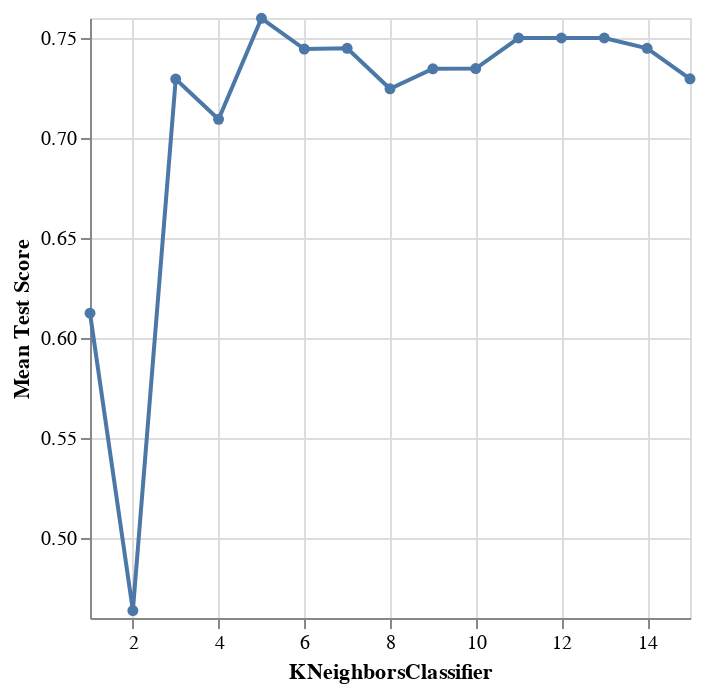

Notebook source saved alongside this figure:
### Code cell
# focus on players_preprocessor_3, find optimal KNeighbors value through cross-validation to tune KNeighbors
# specify X and y variables for predictors vs. target for the variables within the preprocessor

X_3=players[['played_hours', 'age']]

# create pipe

players_pipe_3=make_pipeline(players_preprocessor_3, knn_spec)
             
# perform standard 5-fold cross validation

knn_tune_grid_3=GridSearchCV(
        estimator=players_pipe_3,
        param_grid=param_grid,
        cv=5
    )

# fit tuned grid to X and y

knn_model_grid_3=knn_tune_grid_3.fit(X_3, y)

# find the results and store in a new dataframe 

accuracies_grid_3=pd.DataFrame(knn_model_grid_3.cv_results_)


# create a line graph (with points) to visualize results and help determine optimal KNeighbors value

accuracy_k_grid_3=alt.Chart(accuracies_grid_3).mark_line(point=True).encode(
    x=alt.X("param_kneighborsclassifier__n_neighbors").title("KNeighborsClassifier").scale(zero=False),
    y=alt.Y("mean_test_score").title("Mean Test Score").scale(zero=False)
)
accuracy_k_grid_3

### Figure 1 — Vega-Lite specification as saved in the notebook (floating-point values rounded to 4 significant figures)
{"config": {"view": {"continuousWidth": 300, "continuousHeight": 300}}, "data": {"name": "data-84b9d7d948fa1610991a8afff1bff457"}, "mark": {"type": "line", "point": true}, "encoding": {"x": {"field": "param_kneighborsclassifier__n_neighbors", "scale": {"zero": false}, "title": "KNeighborsClassifier", "type": "quantitative"}, "y": {"field": "mean_test_score", "scale": {"zero": false}, "title": "Mean Test Score", "type": "quantitative"}}, "$schema": "https://vega.github.io/schema/vega-lite/v5.20.1.json", "datasets": {"data-84b9d7d948fa1610991a8afff1bff457": [{"mean_fit_time": 0.003307, "std_fit_time": 0.0001928, "mean_score_time": 0.003929, "std_score_time": 0.0001157, "param_kneighborsclassifier__n_neighbors": 1, "params": {"kneighborsclassifier__n_neighbors": 1}, "split0_test_score": 0.575, "split1_test_score": 0.6667, "split2_test_score": 0.6923, "split3_test_score": 0.4615, "split4_test_score": 0.6667, "mean_test_score": 0.6124, "std_test_score": 0.08536, "rank_test_score": 14}, {"mean_fit_time": 0.003186, "std_fit_time": 5.253e-05, "mean_score_time": 0.003843, "std_score_time": 2.39e-05, "param_kneighborsclassifier__n_neighbors": 2, "params": {"kneighborsclassifier__n_neighbors": 2}, "split0_test_score": 0.575, "split1_test_score": 0.5385, "split2_test_score": 0.3846, "split3_test_score": 0.4103, "split4_test_score": 0.4103, "mean_test_score": 0.4637, "std_test_score": 0.07739, "rank_test_score": 15}, {"mean_fit_time": 0.003126, "std_fit_time": 1.052e-05, "mean_score_time": 0.003853, "std_score_time": 1.155e-05, "param_kneighborsclassifier__n_neighbors": 3, "params": {"kneighborsclassifier__n_neighbors": 3}, "split0_test_score": 0.75, "split1_test_score": 0.7436, "split2_test_score": 0.7949, "split3_test_score": 0.6667, "split4_test_score": 0.6923, "mean_test_score": 0.7295, "std_test_score": 0.04522, "rank_test_score": 11}, {"mean_fit_time": 0.003153, "std_fit_time": 5.848e-05, "mean_score_time": 0.003847, "std_score_time": 2.787e-05, "param_kneighborsclassifier__n_neighbors": 4, "params": {"kneighborsclassifier__n_neighbors": 4}, "split0_test_score": 0.675, "split1_test_score": 0.6667, "split2_test_score": 0.8462, "split3_test_score": 0.6667, "split4_test_score": 0.6923, "mean_test_score": 0.7094, "std_test_score": 0.06904, "rank_test_score": 13}, {"mean_fit_time": 0.003341, "std_fit_time": 0.0003712, "mean_score_time": 0.003868, "std_score_time": 3.392e-05, "param_kneighborsclassifier__n_neighbors": 5, "params": {"kneighborsclassifier__n_neighbors": 5}, "split0_test_score": 0.825, "split1_test_score": 0.7436, "split2_test_score": 0.8205, "split3_test_score": 0.7179, "split4_test_score": 0.6923, "mean_test_score": 0.7599, "std_test_score": 0.05386, "rank_test_score": 1}, {"mean_fit_time": 0.003118, "std_fit_time": 8.979e-06, "mean_score_time": 0.003871, "std_score_time": 1.723e-05, "param_kneighborsclassifier__n_neighbors": 6, "params": {"kneighborsclassifier__n_neighbors": 6}, "split0_test_score": 0.825, "split1_test_score": 0.7436, "split2_test_score": 0.7692, "split3_test_score": 0.7179, "split4_test_score": 0.6667, "mean_test_score": 0.7445, "std_test_score": 0.05264, "rank_test_score": 7}, {"mean_fit_time": 0.003141, "std_fit_time": 6.889e-05, "mean_score_time": 0.003869, "std_score_time": 4.859e-05, "param_kneighborsclassifier__n_neighbors": 7, "params": {"kneighborsclassifier__n_neighbors": 7}, "split0_test_score": 0.75, "split1_test_score": 0.7949, "split2_test_score": 0.7949, "split3_test_score": 0.7179, "split4_test_score": 0.6667, "mean_test_score": 0.7449, "std_test_score": 0.04872, "rank_test_score": 6}, {"mean_fit_time": 0.003133, "std_fit_time": 3.787e-05, "mean_score_time": 0.003846, "std_score_time": 2.019e-05, "param_kneighborsclassifier__n_neighbors": 8, "params": {"kneighborsclassifier__n_neighbors": 8}, "split0_test_score": 0.7, "split1_test_score": 0.7949, "split2_test_score": 0.7436, "split3_test_score": 0.7179, "split4_test_score": 0.6667, "mean_test_score": 0.7246, "std_test_score": 0.04314, "rank_test_score": 12}, {"mean_fit_time": 0.00317, "std_fit_time": 0.000168, "mean_score_time": 0.003862, "std_score_time": 4.669e-05, "param_kneighborsclassifier__n_neighbors": 9, "params": {"kneighborsclassifier__n_neighbors": 9}, "split0_test_score": 0.75, "split1_test_score": 0.7692, "split2_test_score": 0.7949, "split3_test_score": 0.6923, "split4_test_score": 0.6667, "mean_test_score": 0.7346, "std_test_score": 0.0479, "rank_test_score": 9}, {"mean_fit_time": 0.003114, "std_fit_time": 5.346e-05, "mean_score_time": 0.003845, "std_score_time": 3.5e-05, "param_kneighborsclassifier__n_neighbors": 10, "params": {"kneighborsclassifier__n_neighbors": 10}, "split0_test_score": 0.725, "split1_test_score": 0.7949, "split2_test_score": 0.7436, "split3_test_score": 0.7436, "split4_test_score": 0.6667, "mean_test_score": 0.7347, "std_test_score": 0.04123, "rank_test_score": 8}, {"mean_fit_time": 0.003113, "std_fit_time": 7.685e-06, "mean_score_time": 0.003925, "std_score_time": 0.0001102, "param_kneighborsclassifier__n_neighbors": 11, "params": {"kneighborsclassifier__n_neighbors": 11}, "split0_test_score": 0.75, "split1_test_score": 0.7949, "split2_test_score": 0.7949, "split3_test_score": 0.7436, "split4_test_score": 0.6667, "mean_test_score": 0.75, "std_test_score": 0.04693, "rank_test_score": 2}, {"mean_fit_time": 0.003137, "std_fit_time": 5.54e-05, "mean_score_time": 0.003871, "std_score_time": 2.079e-05, "param_kneighborsclassifier__n_neighbors": 12, "params": {"kneighborsclassifier__n_neighbors": 12}, "split0_test_score": 0.75, "split1_test_score": 0.7949, "split2_test_score": 0.7949, "split3_test_score": 0.7436, "split4_test_score": 0.6667, "mean_test_score": 0.75, "std_test_score": 0.04693, "rank_test_score": 2}, {"mean_fit_time": 0.003158, "std_fit_time": 7.424e-05, "mean_score_time": 0.003985, "std_score_time": 0.0002203, "param_kneighborsclassifier__n_neighbors": 13, "params": {"kneighborsclassifier__n_neighbors": 13}, "split0_test_score": 0.75, "split1_test_score": 0.7949, "split2_test_score": 0.7949, "split3_test_score": 0.7436, "split4_test_score": 0.6667, "mean_test_score": 0.75, "std_test_score": 0.04693, "rank_test_score": 2}, {"mean_fit_time": 0.003107, "std_fit_time": 2.401e-05, "mean_score_time": 0.003866, "std_score_time": 2.414e-05, "param_kneighborsclassifier__n_neighbors": 14, "params": {"kneighborsclassifier__n_neighbors": 14}, "split0_test_score": 0.75, "split1_test_score": 0.7949, "split2_test_score": 0.7949, "split3_test_score": 0.6923, "split4_test_score": 0.6923, "mean_test_score": 0.7449, "std_test_score": 0.04594, "rank_test_score": 5}, {"mean_fit_time": 0.003156, "std_fit_time": 6.968e-05, "mean_score_time": 0.003884, "std_score_time": 3.044e-05, "param_kneighborsclassifier__n_neighbors": 15, "params": {"kneighborsclassifier__n_neighbors": 15}, "split0_test_score": 0.725, "split1_test_score": 0.7436, "split2_test_score": 0.7692, "split3_test_score": 0.7436, "split4_test_score": 0.6667, "mean_test_score": 0.7296, "std_test_score": 0.03448, "rank_test_score": 10}]}}
